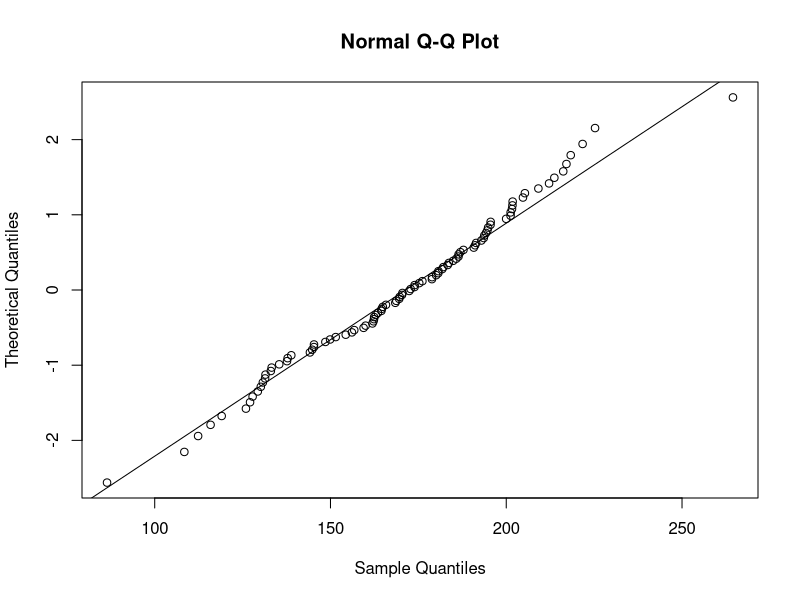
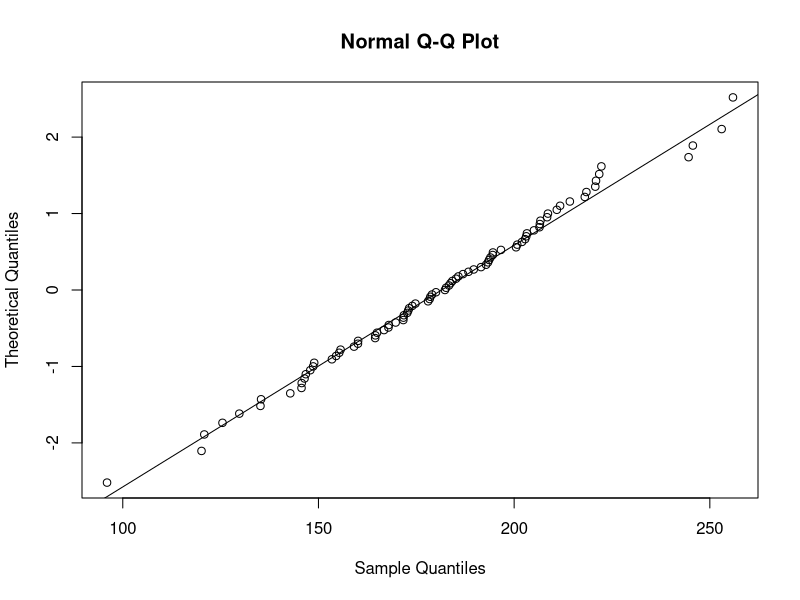
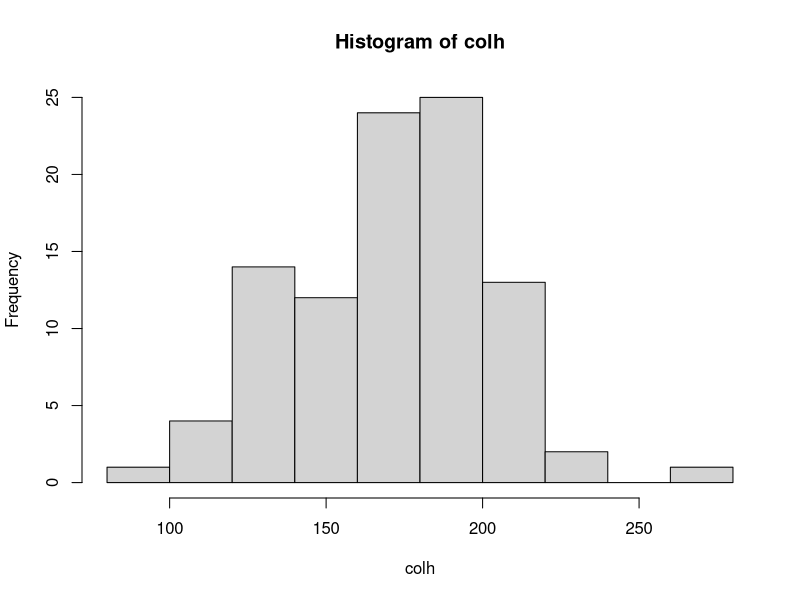
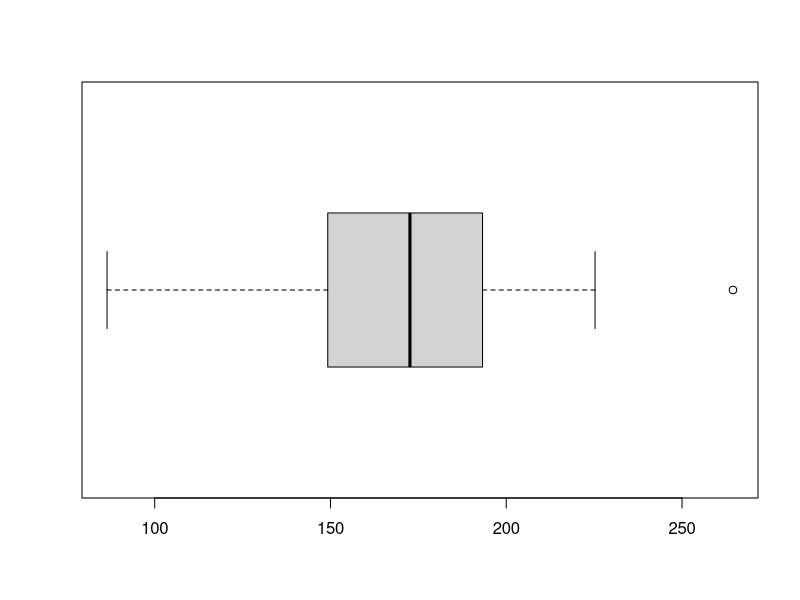
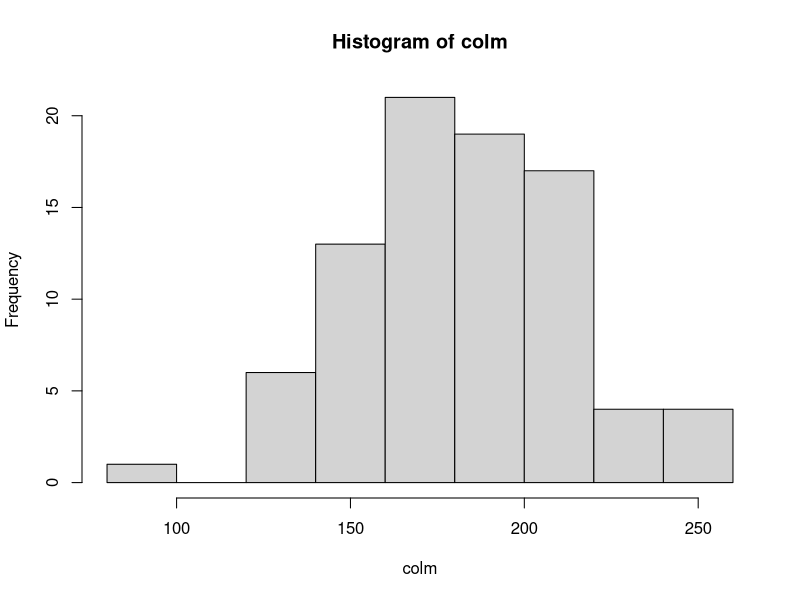
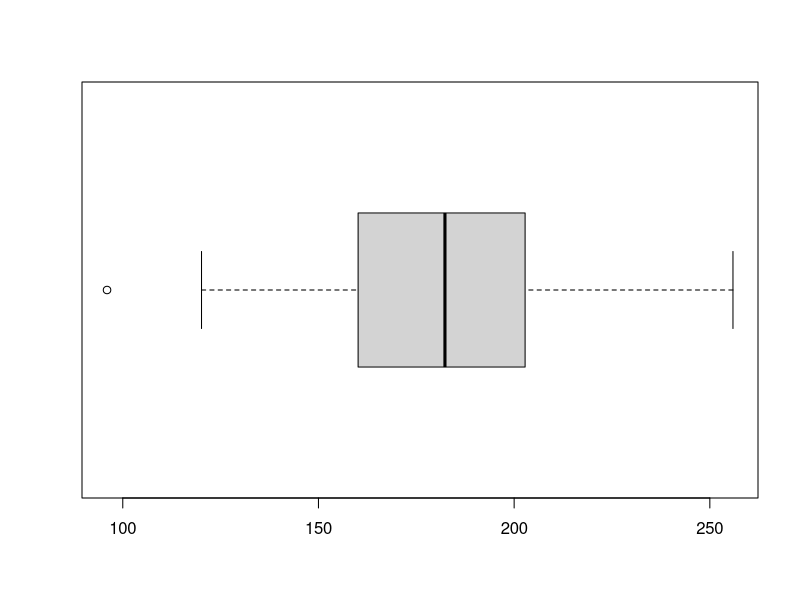
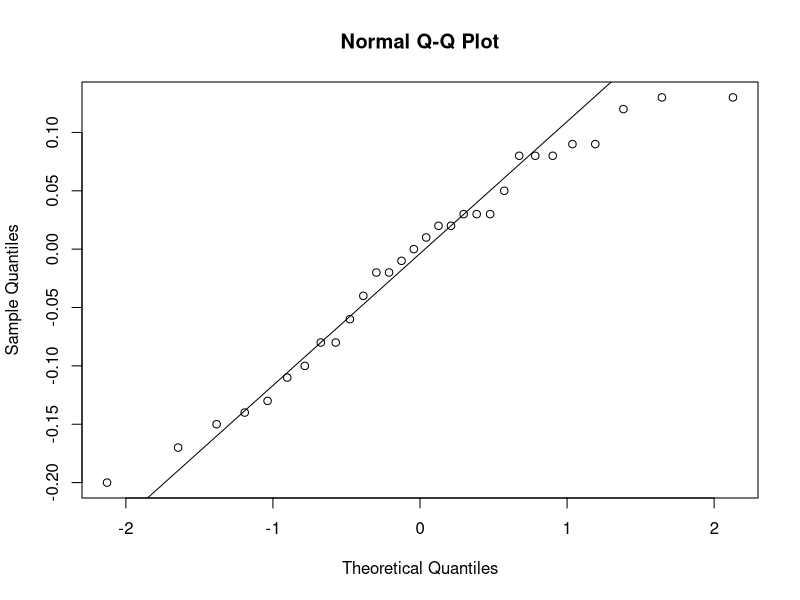
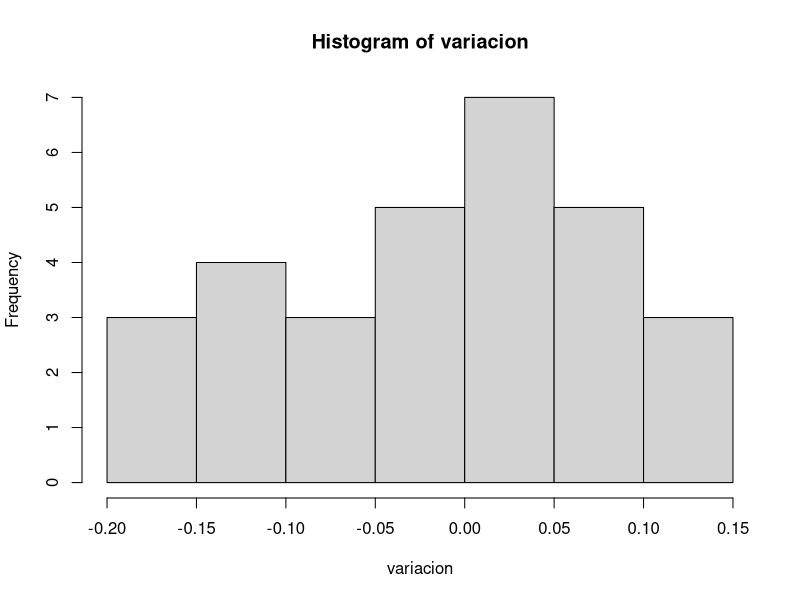

The R source for these figures, in order:
colhombres = read.csv(file = "colhombres.csv", header=T, sep= ";", dec =",")
View(colhombres)
attach(colhombres)
colmujeres = read.csv(file = "colmujeres.csv", header=T, sep= ";", dec =",")
View(colmujeres)
attach(colmujeres)
alpha = 0.05
#a hombres
t.test(colh, conf.level=1-alpha)$conf.int
summary(colh)
sd(colh)
#b mujeres
t.test(colmujeres, conf.level=0.95)$conf.int
summary(colm)
sd(colm)
#d
qqnorm(colh, datax=TRUE)
qqline(colh,datax=TRUE)
qqnorm(colm,datax=TRUE)
qqline(colm,datax=TRUE)
hist(colh)
boxplot(colh, horizontal = T)
hist(colm)
boxplot(colm, horizontal = T)
#e
t.test(colh, conf.level=0.99)$conf.int
t.test(colm, conf.level=0.99)$conf.int
#f
var.test(colh , colm, conf.level = 0.95 , alt = "two.sided")
t.test(colh , colm , conf.level = 0.95 , alt = "two.sided")
#Ejercicio 2
nasdaq = read.csv(file = "stocks.csv", header=T, sep= ";", dec =",")
View(nasdaq)
attach(nasdaq)
summary(variacion)
sd(variacion)
qqnorm(variacion)
qqline(variacion)
hist(variacion)
boxplot(variacion, horizontal = T)
mean(variacion)
t.test(variacion, conf.level=0.95)$conf.int
#examen
t.test(colh, conf.level=0.9)$conf.int
(165.6300+175.9896)/2
t.test(colmujeres, conf.level=0.95)$conf.int
(174.4456+187.7311)/2
t.test(colh, conf.level=0.95)$conf.int
(164.6190+177.0006)/2
